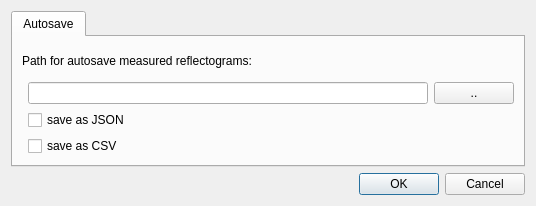
<?xml version="1.0" encoding="UTF-8"?>
<ui version="4.0">
 <class>Dialog</class>
 <widget class="QDialog" name="Dialog">
  <property name="windowModality">
   <enum>Qt::ApplicationModal</enum>
  </property>
  <property name="geometry">
   <rect>
    <x>0</x>
    <y>0</y>
    <width>536</width>
    <height>206</height>
   </rect>
  </property>
  <property name="windowTitle">
   <string>Settings</string>
  </property>
  <layout class="QVBoxLayout" name="verticalLayout">
   <item>
    <widget class="QTabWidget" name="tabWidget">
     <property name="currentIndex">
      <number>0</number>
     </property>
     <widget class="QWidget" name="tab">
      <attribute name="title">
       <string>Autosave</string>
      </attribute>
      <layout class="QGridLayout" name="gridLayout">
       <item row="0" column="0" colspan="2">
        <widget class="QLabel" name="label">
         <property name="text">
          <string>Path for autosave measured reflectograms:</string>
         </property>
         <property name="alignment">
          <set>Qt::AlignLeading|Qt::AlignLeft|Qt::AlignVCenter</set>
         </property>
        </widget>
       </item>
       <item row="1" column="2">
        <widget class="QPushButton" name="selectAutosavePathBtn">
         <property name="text">
          <string>..</string>
         </property>
        </widget>
       </item>
       <item row="2" column="1">
        <widget class="QCheckBox" name="saveAsJSONcheckBox">
         <property name="text">
          <string>save as JSON</string>
         </property>
        </widget>
       </item>
       <item row="1" column="1">
        <widget class="QLineEdit" name="autosavePathEdit"/>
       </item>
       <item row="3" column="1">
        <widget class="QCheckBox" name="saveAsCSVcheckBox">
         <property name="text">
          <string>save as CSV</string>
         </property>
        </widget>
       </item>
      </layout>
     </widget>
    </widget>
   </item>
   <item>
    <widget class="QDialogButtonBox" name="buttonBox">
     <property name="orientation">
      <enum>Qt::Horizontal</enum>
     </property>
     <property name="standardButtons">
      <set>QDialogButtonBox::Cancel|QDialogButtonBox::Ok</set>
     </property>
    </widget>
   </item>
  </layout>
 </widget>
 <resources/>
 <connections>
  <connection>
   <sender>buttonBox</sender>
   <signal>accepted()</signal>
   <receiver>Dialog</receiver>
   <slot>accept()</slot>
   <hints>
    <hint type="sourcelabel">
     <x>248</x>
     <y>254</y>
    </hint>
    <hint type="destinationlabel">
     <x>157</x>
     <y>274</y>
    </hint>
   </hints>
  </connection>
  <connection>
   <sender>buttonBox</sender>
   <signal>rejected()</signal>
   <receiver>Dialog</receiver>
   <slot>reject()</slot>
   <hints>
    <hint type="sourcelabel">
     <x>316</x>
     <y>260</y>
    </hint>
    <hint type="destinationlabel">
     <x>286</x>
     <y>274</y>
    </hint>
   </hints>
  </connection>
 </connections>
</ui>
